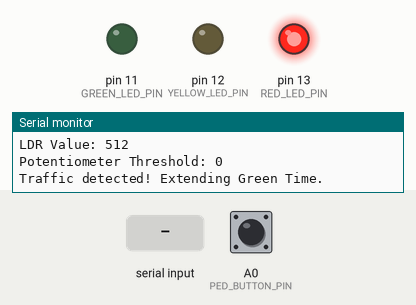
This sketch was run on a simulated Arduino Uno, built with avr-gcc and run on an emulated ATmega328P. On the bench: output pins drawn as LEDs (lit = HIGH), the last lines printed to the serial monitor. The test bench sets the inputs (shaded band); at power-on: A0 (PED_BUTTON_PIN) HIGH.

Above: at 1.2 s.
1.3 s: A0 (PED_BUTTON_PIN) pulled LOW for 0.15 s
At 15.2 s:
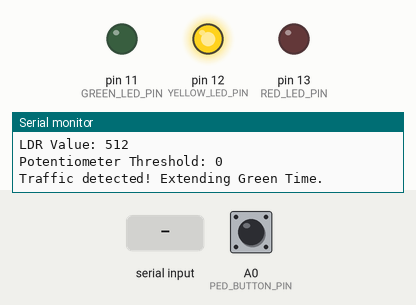
20.0 s: "DONE\n" received over Serial
At 23.3 s:
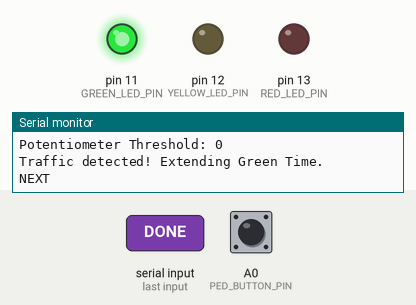
Timing chart, 0 to 32.5 s (numbered marks = the images above; inputs shaded):
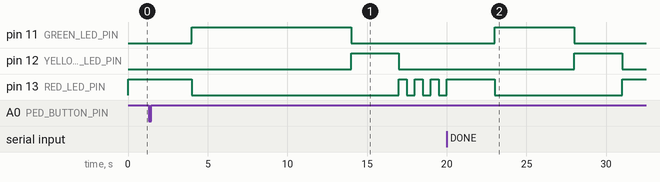

The sketch:

Master_Board.ino
```cpp
// Pin definitions for LEDs
#define RED_LED_PIN 13   // Red LED
#define YELLOW_LED_PIN 12 // Yellow LED
#define GREEN_LED_PIN 11  // Green LED

// Timer constants (light durations in milliseconds)
#define BASE_GREEN_TIME 5000    // Green light: 5 seconds
#define YELLOW_TIME 3000    // Yellow light: 3 seconds
#define RED_TIME 5000      // Red light: 5 seconds

// Pedestrian button
#define PED_BUTTON_PIN A0   // Pedestrian crossing button pin
#define LDR_PIN A2        // LDR connected to analog pin A2
#define POT_PIN A1        // Potentiometer connected to analog pin A1


// Timer variables
volatile uint8_t lightState = 0;       // 0 = Red, 1 = Green, 2 = Yellow
volatile bool pedestrianRequest = false; // Flag for pedestrian crossing request
volatile bool sequenceRunning = false; // Flag for sequence running
volatile bool waitForSlaves = false;   // Flag to wait for Slave Boards to complete
uint16_t greenTime = BASE_GREEN_TIME;  // Green light duration (adjustable)

void setup() {
  // Configure LED pins as outputs using DDRx
  DDRB |= (1 << DDB5); // Set pin 13 as output (Red LED)
  DDRB |= (1 << DDB4); // Set pin 12 as output (Yellow LED)
  DDRB |= (1 << DDB3); // Set pin 11 as output (Green LED)

  // Configure pedestrian button pin as input
  DDRC &= ~(1 << DDC0); // Set A0 as input
  PORTC |= (1 << PORTC0); // Enable internal pull-up resistor on A0

  // Initialize Timer1 for 1-second intervals
  TCCR1A = 0;                          // Normal port operation, CTC mode
  TCCR1B = (1 << WGM12) | (1 << CS12); // CTC mode, prescaler = 256
  OCR1A = 62500;                       // Compare value for 1-second interval (16MHz clock)
  TIMSK1 = (1 << OCIE1A);              // Enable Timer1 compare interrupt

  // Initialize Serial Communication
  Serial.begin(9600);

  // Start with the Red light
  lightState = 0; // Red state
  PORTB |= (1 << PORTB5); // Turn on Red LED
}

void loop() {
  if (!sequenceRunning && !waitForSlaves) {
    // Start the traffic light sequence
    sequenceRunning = true;
    checkTrafficDensity(); // Adjust green time based on traffic density
  }

  // Wait for "DONE" signal from Slave 3
  if (waitForSlaves) {
    if (Serial.available() > 0) {
      String command = Serial.readStringUntil('\n');
      command.trim(); // Remove extra spaces and newlines
      //Serial.println("Received: " + command); // Debug
      if (command == "DONE") {
        waitForSlaves = false; // All slaves are done
        sequenceRunning = true; // Restart sequence
      }
    }
  }

  // Debounce the pedestrian button
  static uint8_t lastButtonState = 0;
  static unsigned long lastDebounceTime = 0;
  const unsigned long debounceDelay = 50; // 50ms debounce time

  uint8_t currentButtonState = PINC & (1 << PINC0); // Read button state from A0
  if (currentButtonState != lastButtonState) {
    lastDebounceTime = millis();
  }
  if ((millis() - lastDebounceTime) > debounceDelay) {
    if (currentButtonState == 0) { // Button pressed (active LOW)
      pedestrianRequest = true;   // Set pedestrian request flag
    }
  }
  lastButtonState = currentButtonState;

}

// Timer1 interrupt service routine
ISR(TIMER1_COMPA_vect) {
  static uint16_t elapsedTime = 0; // Track elapsed time in milliseconds
  elapsedTime += 1000;             // Increment elapsed time by 1 second

  // Handle the current light state
  if (sequenceRunning) {
    switch (lightState) {
      case 0: // Red light
        if (elapsedTime >= RED_TIME) {
          elapsedTime = 0;
          lightState = 1; // Move to Green state
          PORTB &= ~(1 << PORTB5); // Turn off Red LED
          PORTB |= (1 << PORTB3);  // Turn on Green LED
        }
        break;

      case 1: // Green light
        if (elapsedTime >= greenTime) {
          elapsedTime = 0;
          lightState = 2; // Move to Yellow state
          PORTB &= ~(1 << PORTB3); // Turn off Green LED
          PORTB |= (1 << PORTB4);  // Turn on Yellow LED
        }
        break;

      case 2: // Yellow light
        if (elapsedTime >= YELLOW_TIME) {
          elapsedTime = 0;
          lightState = 0; // Return to Red state
          PORTB &= ~(1 << PORTB4); // Turn off Yellow LED
          PORTB |= (1 << PORTB5);  // Turn on Red LED

          if (pedestrianRequest == true) {
            // Handle pedestrian crossing
            pedestrianRequest = false; // Reset the request flag
            handlePedestrianCrossing();
          }

          // Sequence complete: Notify Slave 1 and wait for all slaves
          sequenceRunning = false;
          greenTime = BASE_GREEN_TIME; // Reset green time
          waitForSlaves = true;
          Serial.println("NEXT");
          delay(100); // Short delay to stabilize communication
        }
        break;
    }
  }
}

void handlePedestrianCrossing() {
  // Blink Red LED for pedestrian crossing (optional)
  for (int i = 0; i < 3; i++) {
    PORTB |= (1 << PORTB5); // Turn on Red LED
    _delay_ms(500);
    PORTB &= ~(1 << PORTB5); // Turn off Red LED
    _delay_ms(500);
  }
  PORTB |= (1 << PORTB5); // Turn on Red LED
}

// Function to read analog value from a specific pin
uint16_t readAnalog(uint8_t pin) {
  ADMUX = (ADMUX & 0xF0) | (pin & 0x0F); // Select ADC channel
  ADCSRA |= (1 << ADSC);                 // Start conversion
  while (ADCSRA & (1 << ADSC));          // Wait for conversion to complete
  return ADC;                            // Return ADC value
}

// Function to check traffic density and adjust green time
void checkTrafficDensity() {
  uint16_t ldrValue = readAnalog(LDR_PIN); // Read LDR value
  uint16_t potValue = readAnalog(POT_PIN); // Read Potentiometer value

  Serial.print("LDR Value: ");
  Serial.println(ldrValue);
  Serial.print("Potentiometer Threshold: ");
  Serial.println(potValue);

  // If LDR value exceeds the potentiometer threshold, increase green time
  if (ldrValue > potValue) {
    greenTime = BASE_GREEN_TIME + 5000; // Extend green time by 5 seconds
    Serial.println("Traffic detected! Extending Green Time.");
  } else {
    Serial.println("No traffic detected. Using default Green Time.");
  }
}
```

Measured:
- after the input at 20.0 s, pin 11 (GREEN_LED_PIN): LOW → HIGH after 3.0 s, → LOW 5.0 s later; pin 12 (YELLOW_LED_PIN): LOW → HIGH after 8.0 s, → LOW 3.0 s later
- by itself, pin 13 (RED_LED_PIN): repeats every 1.0 s: HIGH 0.50 s, LOW 0.50 s
